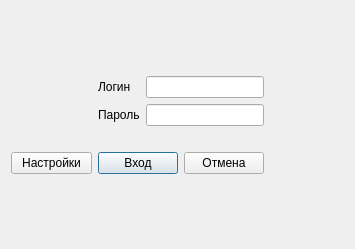
<?xml version="1.0" encoding="UTF-8"?>
<ui version="4.0">
 <class>D_auth</class>
 <widget class="QDialog" name="D_auth">
  <property name="geometry">
   <rect>
    <x>0</x>
    <y>0</y>
    <width>355</width>
    <height>249</height>
   </rect>
  </property>
  <property name="windowTitle">
   <string>Dialog</string>
  </property>
  <layout class="QVBoxLayout" name="verticalLayout">
   <item>
    <spacer name="verticalSpacer">
     <property name="orientation">
      <enum>Qt::Vertical</enum>
     </property>
     <property name="sizeHint" stdset="0">
      <size>
       <width>20</width>
       <height>40</height>
      </size>
     </property>
    </spacer>
   </item>
   <item>
    <layout class="QGridLayout" name="gridLayout">
     <item row="0" column="0">
      <spacer name="horizontalSpacer">
       <property name="orientation">
        <enum>Qt::Horizontal</enum>
       </property>
       <property name="sizeHint" stdset="0">
        <size>
         <width>40</width>
         <height>20</height>
        </size>
       </property>
      </spacer>
     </item>
     <item row="0" column="1">
      <widget class="QLabel" name="label">
       <property name="text">
        <string>Логин</string>
       </property>
      </widget>
     </item>
     <item row="1" column="1">
      <widget class="QLabel" name="label_2">
       <property name="text">
        <string>Пароль</string>
       </property>
      </widget>
     </item>
     <item row="2" column="1" colspan="3">
      <widget class="QLabel" name="label_3">
       <property name="text">
        <string/>
       </property>
      </widget>
     </item>
     <item row="3" column="1" colspan="2">
      <widget class="QPushButton" name="pushButton_sign">
       <property name="text">
        <string>Вход</string>
       </property>
      </widget>
     </item>
     <item row="3" column="3">
      <widget class="QPushButton" name="pushButton_cancel">
       <property name="text">
        <string>Отмена</string>
       </property>
      </widget>
     </item>
     <item row="0" column="4">
      <spacer name="horizontalSpacer_2">
       <property name="orientation">
        <enum>Qt::Horizontal</enum>
       </property>
       <property name="sizeHint" stdset="0">
        <size>
         <width>40</width>
         <height>20</height>
        </size>
       </property>
      </spacer>
     </item>
     <item row="0" column="2" colspan="2">
      <widget class="QLineEdit" name="lineEdit_login"/>
     </item>
     <item row="1" column="2" colspan="2">
      <widget class="QLineEdit" name="lineEdit_password">
       <property name="echoMode">
        <enum>QLineEdit::Password</enum>
       </property>
      </widget>
     </item>
     <item row="3" column="0">
      <widget class="QPushButton" name="pushButton_settings">
       <property name="text">
        <string>Настройки</string>
       </property>
      </widget>
     </item>
    </layout>
   </item>
   <item>
    <spacer name="verticalSpacer_2">
     <property name="orientation">
      <enum>Qt::Vertical</enum>
     </property>
     <property name="sizeHint" stdset="0">
      <size>
       <width>20</width>
       <height>40</height>
      </size>
     </property>
    </spacer>
   </item>
  </layout>
 </widget>
 <resources/>
 <connections/>
</ui>
